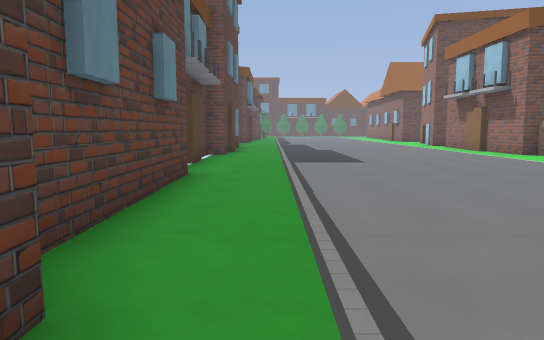
View 1 (above)

22 first-person views from a walk through a Godot game level. The camera is 1.5 m above the floor, tilts 6° down and sees 70° across. The floor is counted in squares, 2 m on a side. Each view is taken from the middle of a square. On the plan, view 1 faces up. The plan holds only what a view shows up to about 12 squares ahead; the rest is blank. The place goes on beyond the plan. Characters and animated objects are left out. Some surface patterns are stand-ins.

View 2
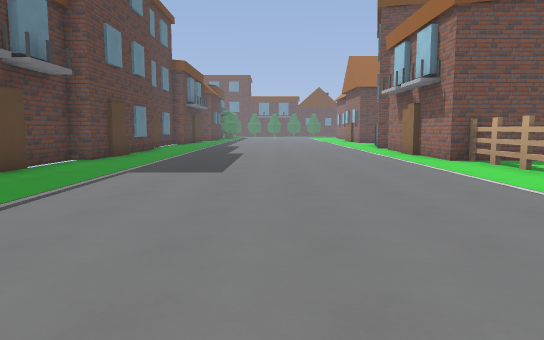

View 3
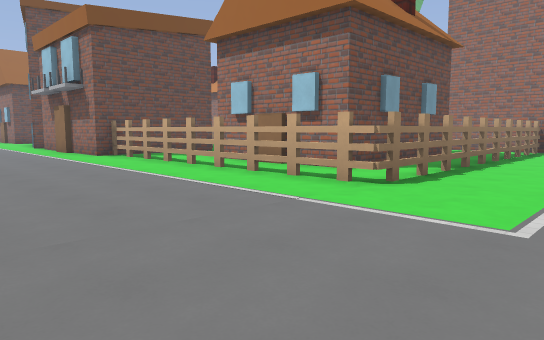

View 4
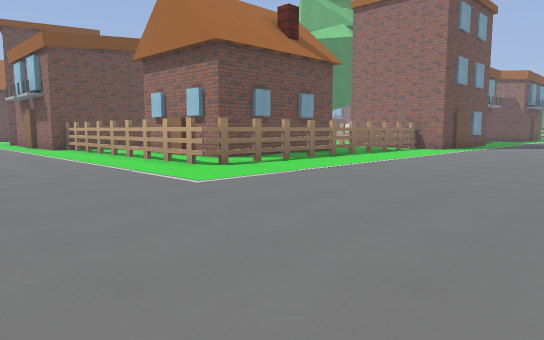

View 5
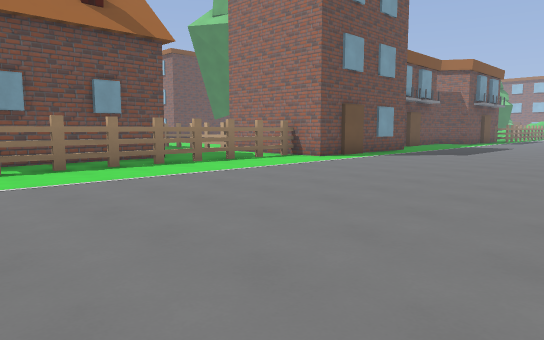

View 6
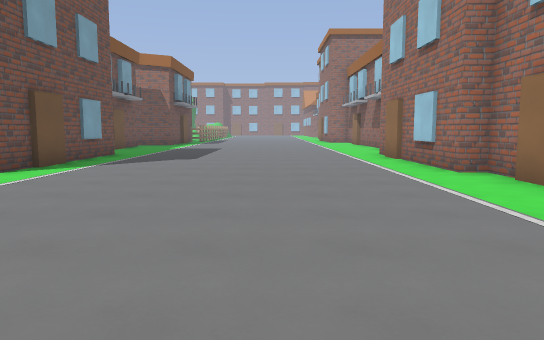

View 7
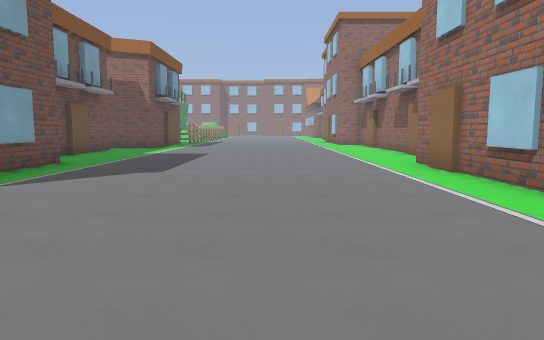

View 8
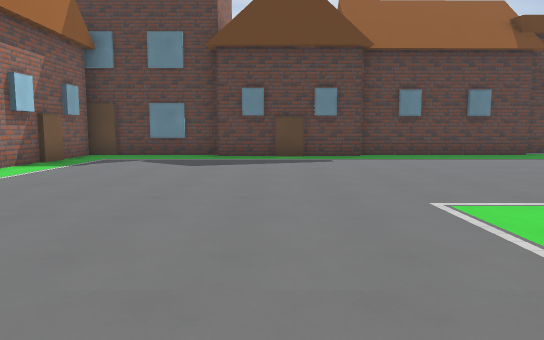

View 9
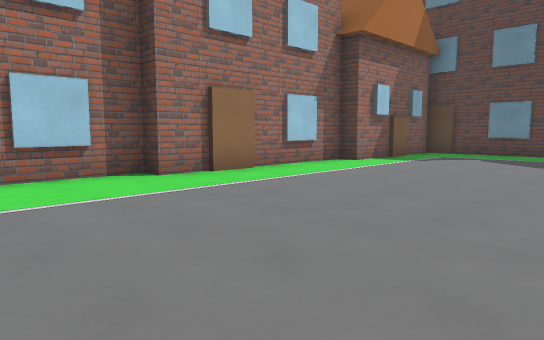

View 10
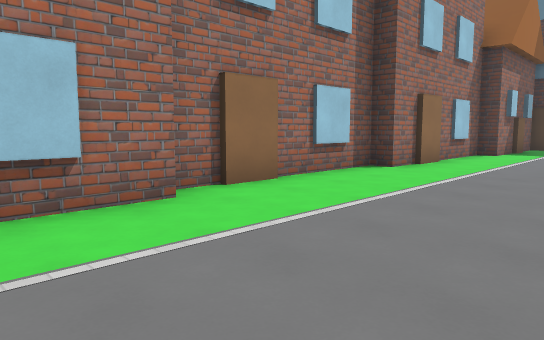

View 11
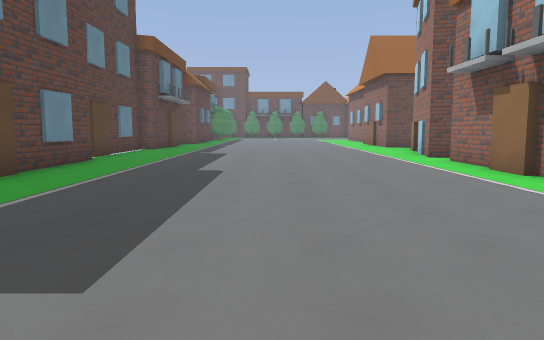

View 12
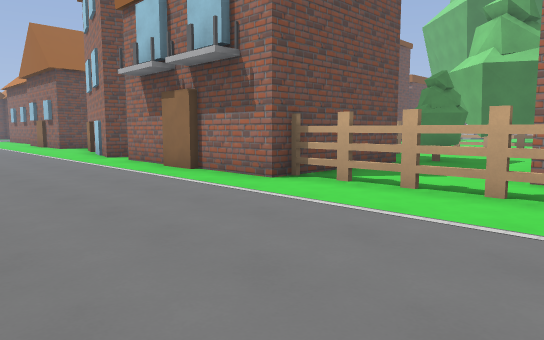

View 13
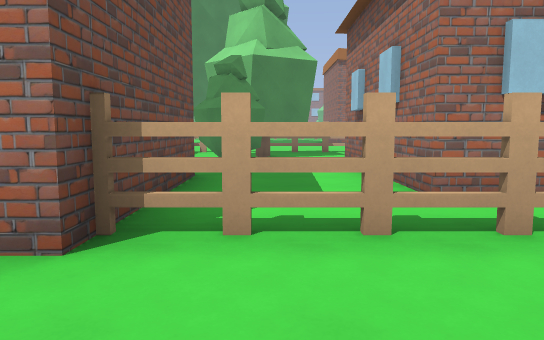

View 14
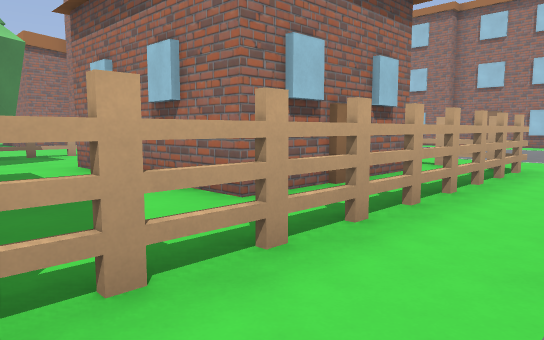

View 15
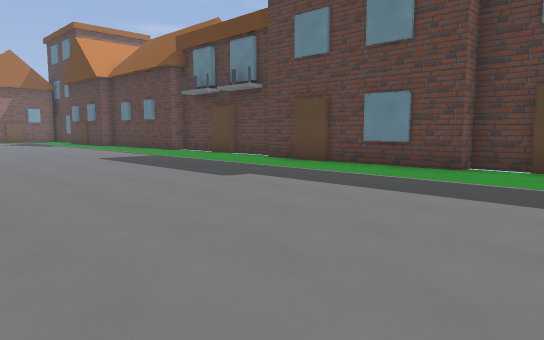

View 16
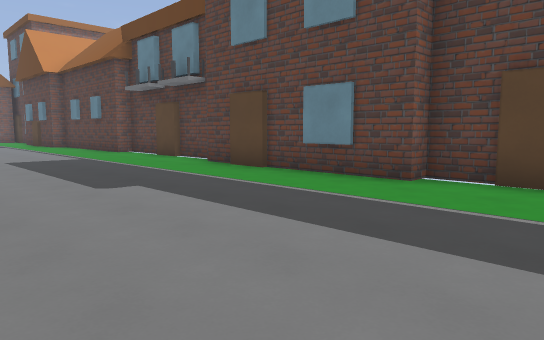

View 17
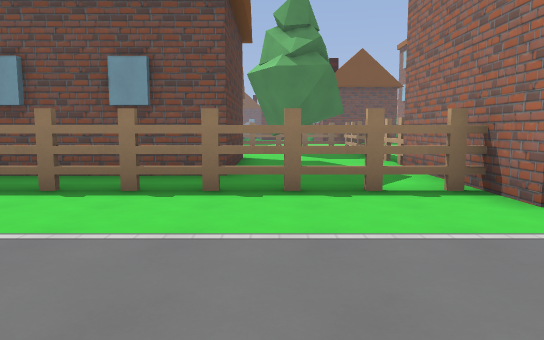

View 18
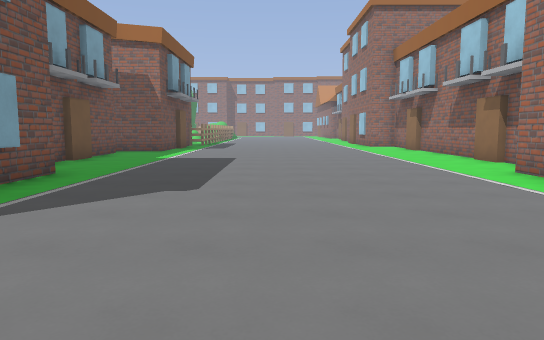

View 19
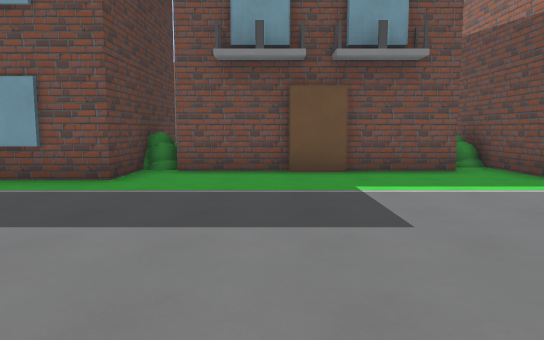

View 20
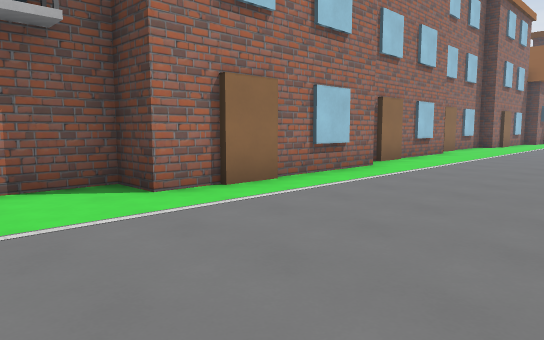

View 21
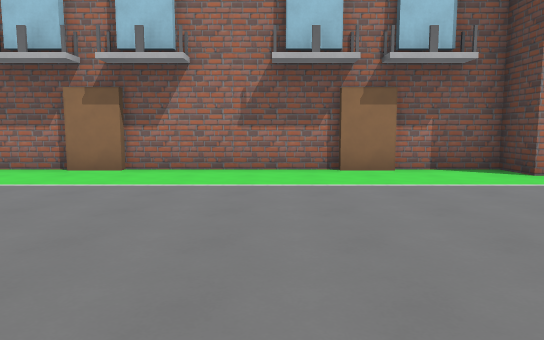

View 22
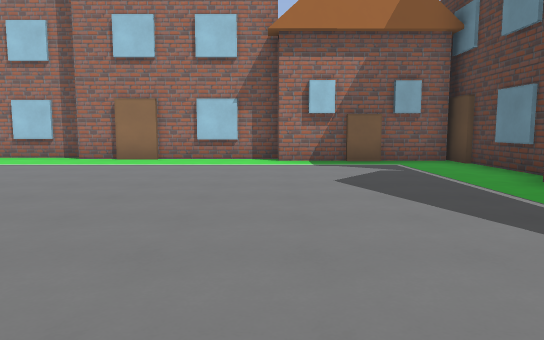

### Floor plan
Key: @ floor where view 1 was taken; # wall or solid block; x gap in a wall; . floor; D closed door; = window, fence, low wall or low ledge; B building; H house; T thing the floor can be seen under or through; R tree; U bush.
Columns run from 2 left of view 1 to 32 right of it. Each row starts with its distance up from view 1.
 19 B.........B
 18 B.........B
 17 B.........B
 16 B.........#
 15 B.........#
 14 B........D#
 13 B........D#
 12 B.........#     =
 11 #.........####RR.RR
 10 #.........T...RR.RR#
  9 D.........T........=..
  8 #.........THHHHHH..=..
  7 #.........TH    H..=..
  6 H.........THHH  H..x.
  5 H.........#HHHHHH...B   B       #
  4 H.........#HHHHHH...B   UU     U#
  3 H.........#####TTTTTB   B.##D##.#
  2 H...................BBBBB.......#
  1  H..............................
  0  H@............................
 -1  H.............................
 -2  H..............................
 -3 B...............................
 -4 B................................
 -5 B.................................
 -6 B..H...................B..........
 -7 BBHHHHBBBB...B.BBBBBBBB B..D....D..
 -8           BBB B          ##########

Positions as (right, up) in squares from view 1, and headings:
1: (0, 0), facing up
2: (3, 2), facing up
3: (3, 0), facing up-right
4: (3, -4), facing up-right
5: (9, -5), facing up-right
6: (11, -3), facing right
7: (14, -3), facing right
8: (10, -1), facing left
9: (11, -1), facing down-left
10: (15, -3), facing down-left
11: (3, 7), facing up
12: (3, 7), facing up-right
13: (5, 10), facing right
14: (6, 11), facing down-right
15: (6, 19), facing down-left
16: (4, 19), facing down-left
17: (15, -2), facing up
18: (16, -2), facing right
19: (25, -4), facing up
20: (25, -2), facing down-left
21: (27, 0), facing down
22: (3, 3), facing down
